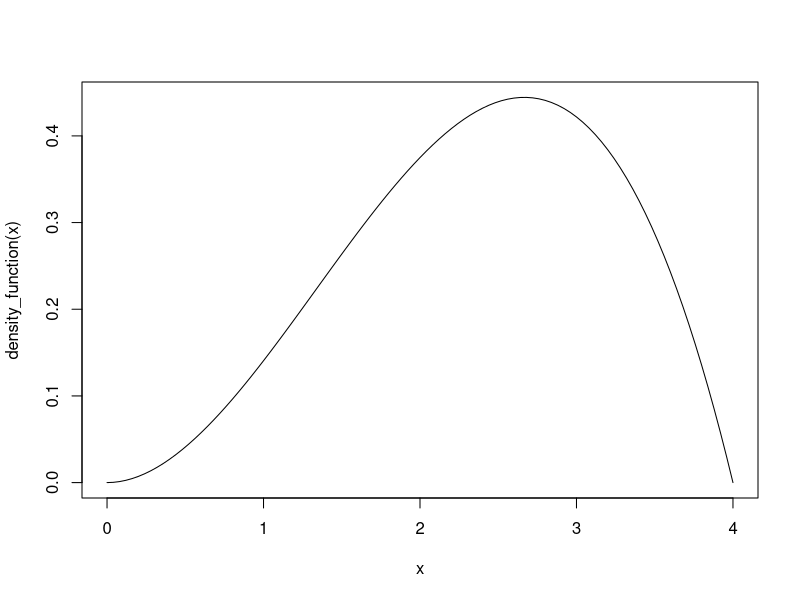

Write R code to recreate this figure. (Note: this script raises an error after producing the figure.)

# Here are some book problems that we will solve empirically. Note: This is just for practice,
# please don't use this as a guide on how to do your book problems!!

# 2-4-19

density_function = function(x){
	return(3/64*x^2*(4-x))
}

# graph of density - only defined on 0 to 4

curve(density_function, 0, 4)


# Repeated sampling to approximate the probability (monte carlo integration)
probability_approx_gt = function(n, bottom_value){
	results = sapply(1:n, function(i, number){
		random_x = sample(((bottom_value* 10000):40000)/10000, 1)
		return(density_function(random_x))
	}, number = bottom_value)
	return((sum(results) / n) * (4-bottom_value))
}


probability_approx_gt(10000,3)
integrate(density_function, lower = 3, upper = 4)

probability_approx_gt(10000,2.5)
integrate(density_function, lower = 2.5, upper = 4)


# B

between_2_and_3 = probability_approx_gt(10000,2) - probability_approx_gt(10000,3)
real_answer = integrate(density_function, lower = 2, upper = 3)

# C

find_approx_mean = function(n){
	results = sapply(1:n, function(i){
		random_x = sample((0:40000)/10000,1)
		return(random_x * density_function(random_x))
	})
	return(4 * sum(results)/n) # Times 4 because that's the interval length (mc integration)
}

approx_mean = find_approx_mean(10000)
real_mean = integrate(function(i){return(i*density_function(i))}, 0, 4)

# D


find_approx_ex2 = function(n){
	results = sapply(1:n, function(i){
		random_x = sample((0:40000)/10000,1)
		return(random_x^2 * density_function(random_x))
	})
	return(4 * sum(results)/n) # Times 4 because that's the interval length (mc integration)
}

approx_var = find_approx_ex2(10000) - approx_mean^2
real_var = integrate(function(i){return(i^2*density_function(i))}, 0, 4)$value - (real_mean$value)^2


# E

cdf_fun = function(a){
	return(integrate(density_function, 0, a)$value)
}

approx_cdf_fun = function(n, a){
	return(1 - probability_approx_gt(n, a))
}


cdf_fun_approx = approx_cdf_fun(2)
real_cdf_fun = cdf_fun(2)


# Graph it
x_vals = (0:40)/10
y_cdf = sapply(x_vals, cdf_fun)
plot(x_vals, y_cdf, lwd = 2, type = "l")

iter = 2
for(n_num in c(100, 500, 1000)){
	y_out = sapply(x_vals, function(k){approx_cdf_fun(n_num, k)})
	points(x_vals, y_out, type = "l", col = iter, lty = iter, lwd = 2)
	iter = iter + 1
}



